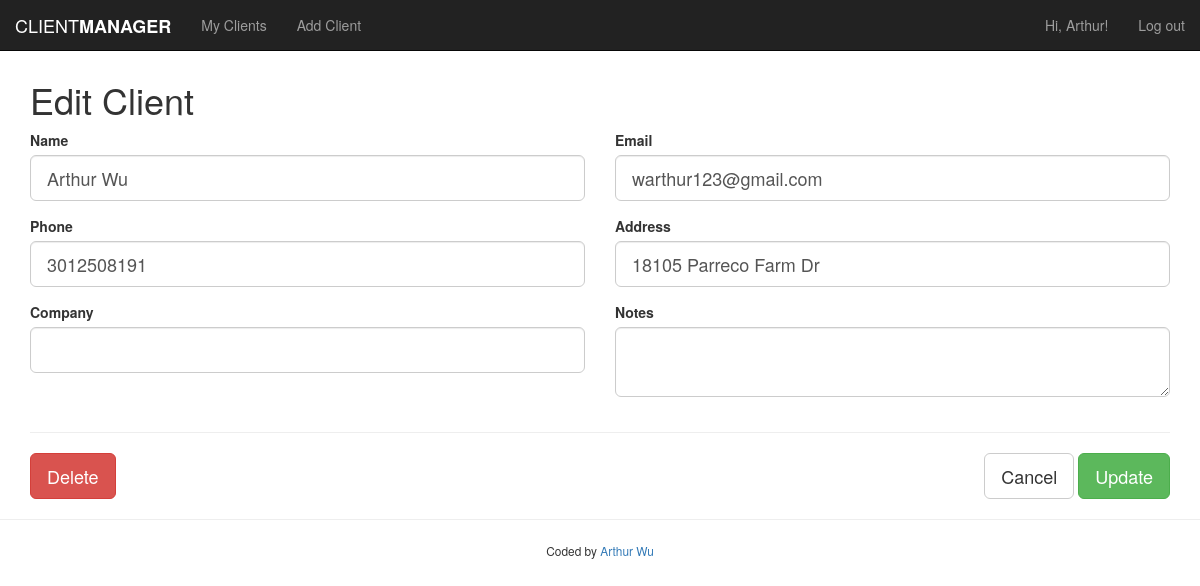
Page /edit.php?id=4 (signed in) on the committed database.
### tables this page shows
CREATE TABLE `clients` (
  `id` int(10) UNSIGNED NOT NULL,
  `name` varchar(100) NOT NULL,
  `email` varchar(100) NOT NULL,
  `phone` varchar(40) DEFAULT NULL,
  `address` varchar(255) DEFAULT NULL,
  `company` varchar(100) DEFAULT NULL,
  `notes` text,
  `date_added` timestamp NOT NULL DEFAULT CURRENT_TIMESTAMP ON UPDATE CURRENT_TIMESTAMP
);

### edit.php (the view, shortened to what this page needs)
<?php
$clientID = $_GET['id'];
include("includes/connection.php");
$query = "SELECT * FROM clients WHERE id='$clientID'";
$result = mysqli_query($conn, $query);
if(mysqli_num_rows($result) > 0){
    while($row = mysqli_fetch_assoc($result)) {
        $clientName = $row['name'];
        $clientEmail = $row['email'];
        $clientPhone = $row['phone'];
        $clientAddress = $row['address'];
        $clientCompany = $row['company'];
        $clientNotes = $row['notes'];
    }
} else {
    $alertMessage = "<div class='alert alert-warning'>Nothing to see here. <a href='clients.php'>Head back</a></div>";
}
include('includes/header.php');
?>
<h1>Edit Client</h1>
<form action="<?php echo htmlspecialchars($_SERVER['PHP_SELF']); ?>?id=<?php echo $clientID;?>" method="post" class="row">
    <div class="form-group col-sm-6">
        <label for="client-name">Name</label>
        <input type="text" class="form-control input-lg" id="client-name" name="clientName" value="<?php echo $clientName;?>">
    </div>
    <div class="form-group col-sm-6">
        <label for="client-email">Email</label>
        <input type="text" class="form-control input-lg" id="client-email" name="clientEmail" value="<?php echo $clientEmail; ?>">
    </div>
    <div class="form-group col-sm-6">
        <label for="client-phone">Phone</label>
        <input type="text" class="form-control input-lg" id="client-phone" name="clientPhone" value="<?php echo $clientPhone; ?>">
    </div>
    <div class="form-group col-sm-6">
        <label for="client-address">Address</label>
        <input type="text" class="form-control input-lg" id="client-address" name="clientAddress" value="<?php echo $clientAddress;?>">
    </div>
    <div class="form-group col-sm-6">
        <label for="client-company">Company</label>
        <input type="text" class="form-control input-lg" id="client-company" name="clientCompany" value="<?php echo $clientCompany;?>">
    </div>
    <div class="form-group col-sm-6">
        <label for="client-notes">Notes</label>
        <textarea type="text" class="form-control input-lg" id="client-notes" name="clientNotes"><?php echo $clientNotes;?></textarea>
    </div>
    <div class="col-sm-12">
        <hr>
        <button type="submit" class="btn btn-lg btn-danger pull-left" name="delete">Delete</button>
        <div class="pull-right">
            <a href="clients.php" type="button" class="btn btn-lg btn-default">Cancel</a>
            <button type="submit" class="btn btn-lg btn-success" name="update">Update</button>
        </div>
    </div>
</form>
<?php
include('includes/footer.php');
?>

### rows in the picture
clients: clientName "Arthur Wu", clientEmail "warthur123@gmail.com", clientPhone "3012508191", clientAddress "18105 Parreco Farm Dr"
